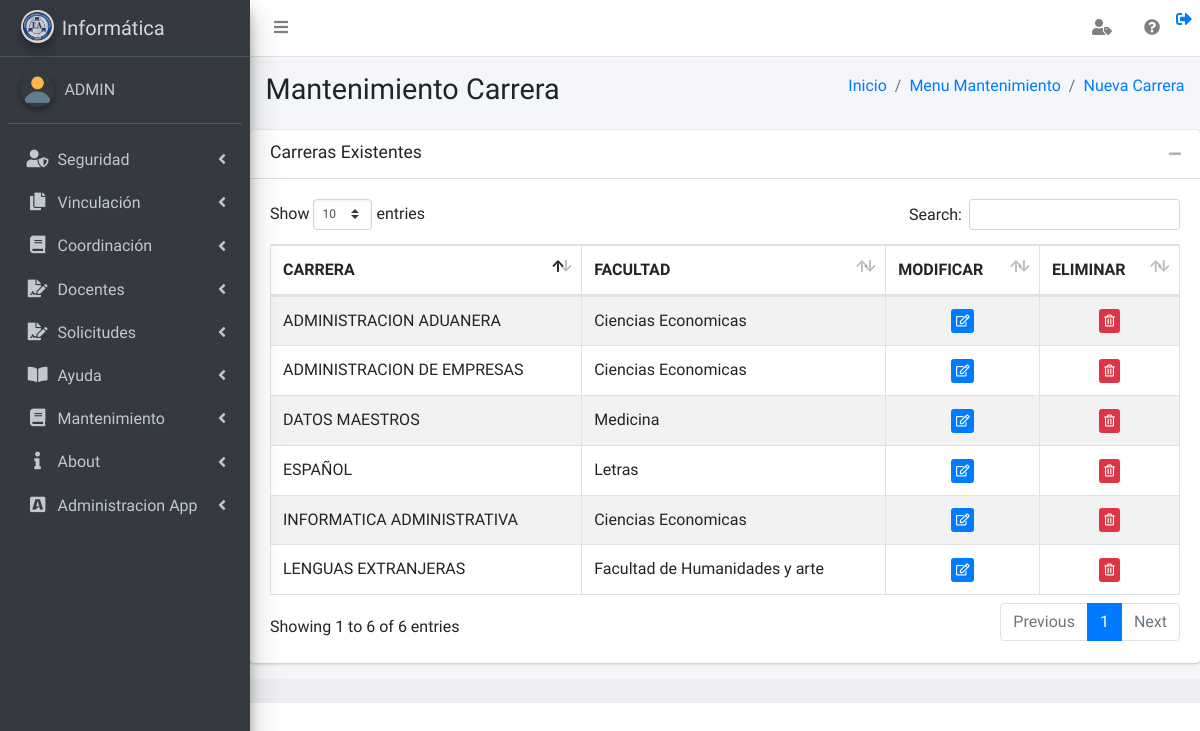
The app's page /vistas/mantenimiento_carrera_vista.php?msj=3 (signed in) with its own data.
### tables this page shows
CREATE TABLE `tbl_carrera` (
  `id_carrera` int(11) NOT NULL,
  `Descripcion` varchar(50) NOT NULL,
  `Id_facultad` int(11) NOT NULL,
  `Fecha_creacion` datetime DEFAULT NULL,
  `Creado_por` varchar(50) DEFAULT NULL,
  `Fecha_modificacion` datetime DEFAULT NULL,
  `Modificado_por` varchar(50) DEFAULT NULL
);

### clases/funcion_visualizar.php (called while the page is built)
<?php
function permiso_ver($pantalla)
{
require ('../clases/Conexion.php');
$sql_permisos="select pu.visualizar as Ver from tbl_permisos_usuarios pu ,tbl_objetos p,tbl_usuarios u ,tbl_roles r where r.id_rol=pu.id_rol and r.id_rol=u.id_rol and pu.id_objeto=p.id_objeto and u.id_usuario=$_SESSION[id_usuario] and p.id_objeto=$pantalla ";
$resultado_permisos = $mysqli->query($sql_permisos);
$permiso_ver= mysqli_fetch_array($resultado_permisos);
return $permiso_ver['Ver'];
}
?>

### vistas/mantenimiento_carrera_vista.php (the view, shortened to what this page needs)
<?php
require_once('../vistas/pagina_inicio_vista.php');
require_once('../clases/funcion_bitacora.php');
require_once('../clases/funcion_visualizar.php');
require_once('../clases/funcion_permisos.php');
$Id_objeto = 89;
$visualizacion = permiso_ver($Id_objeto);
if ($visualizacion == 0) {
    echo '<script type="text/javascript">
                              swal({
                                   title:"",
                                   text:"Lo sentimos no tiene permiso de visualizar la pantalla",
                                   type: "error",
                                   showConfirmButton: false,
                                   timer: 3000
                                });
                           window.location = "../vistas/menu_roles_vista.php";
                            </script>';
} else {
    $sqltabla = "SELECT *,
(SELECT f.nombre FROM tbl_facultades as f WHERE f.Id_facultad= tbl_carrera.Id_facultad LIMIT 1) AS nombre
FROM tbl_carrera";
    $resultadotabla = $mysqli->query($sqltabla);
?>
<?php
}
?>
<!DOCTYPE html>
<html>
<head>
<link rel="stylesheet" type="text/css" href="../plugins/datatables/DataTables-1.10.18/css/dataTables.bootstrap4.min.css">
<link rel=" stylesheet" type="text/css" href="https://cdnjs.cloudflare.com/ajax/libs/pdfmake/0.1.53/pdfmake.min.js">
</head>
<body>
    <div class="content-wrapper">
        <section class="content-header">
            <div class="container-fluid">
                <div class="row mb-2">
                    <div class="col-sm-6">
                        <h1>Mantenimiento Carrera
                        </h1>
                    </div>
                    <div class="col-sm-6">
                        <ol class="breadcrumb float-sm-right">
                            <li class="breadcrumb-item"><a href="../vistas/pagina_principal_vista.php">Inicio</a></li>
                            <li class="breadcrumb-item active"><a href="../vistas/menu_mantenimiento.php">Menu
                                    Mantenimiento</a></li>
                            <li class="breadcrumb-item active"><a href="../vistas/mantenimiento_crear_carrera_vista.php">Nueva Carrera</a></li>
                        </ol>
                    </div>
                </div>
            </div>
        </section>
        <div class="card card-default">
            <div class="card-header">
                <h3 class="card-title">Carreras Existentes</h3>
                <div class="card-tools">
                    <button type="button" class="btn btn-tool" data-card-widget="collapse"><i class="fas fa-minus"></i></button>
                </div>
                <br>
            </div>
            <div class="card-body">
                <table id="tabla15" class="table table-bordered table-striped">
                    <thead>
                        <tr>
                            <th>CARRERA</th>
                            <th>FACULTAD </th>
                            <th>MODIFICAR</th>
                            <th>ELIMINAR</th>
                        </tr>
                    </thead>
                    <tbody>
                        <?php while ($row = $resultadotabla->fetch_array(MYSQLI_ASSOC)) { ?>
                            <tr>
                                <td><?php echo $row['Descripcion']; ?></td>
                                <td><?php echo $row['nombre']; ?></td>
                                <td style="text-align: center;">
                                    <a href="../vistas/mantenimiento_carrera_vista.php?Descripcion=<?php echo $row['Descripcion']; ?>" class="btn btn-primary btn-raised btn-xs">
                                        <i class="far fa-edit" style="display:<?php echo $_SESSION['modificar_carrera'] ?> "></i>
                                    </a>
                                </td>
                                <td style="text-align: center;">
                                    <form action="../Controlador/eliminar_carrera_controlador.php?Descripcion=<?php echo $row['Descripcion']; ?>" method="POST" class="FormularioAjax" data-form="delete" autocomplete="off">
                                        <button type="submit" class="btn btn-danger btn-raised btn-xs">
                                            <i class="far fa-trash-alt" style="display:<?php echo $_SESSION['eliminar_carrera'] ?> "></i>
                                        </button>
                                    </form>
                                </td>
                            </tr>
                        <?php } ?>
                    </tbody>
                </table>
            </div>
        </div>
        <div class="card-footer">
        </div>
    </div>
</body>
</html>

### records on screen
tbl_carrera: Descripcion "INFORMATICA ADMINISTRATIVA", nombre "Ciencias Economicas"
tbl_carrera: Descripcion "ADMINISTRACION DE EMPRESAS", nombre "Ciencias Economicas"
tbl_carrera: Descripcion "LENGUAS EXTRANJERAS", nombre "Facultad de Humanidades y arte"
tbl_carrera: Descripcion "ADMINISTRACION ADUANERA", nombre "Ciencias Economicas"
tbl_carrera: Descripcion "DATOS MAESTROS", nombre "Medicina"
tbl_carrera: Descripcion "ESPAÑOL", nombre "Letras"

### other values on screen
$_SESSION['usuario'] "ADMIN"
